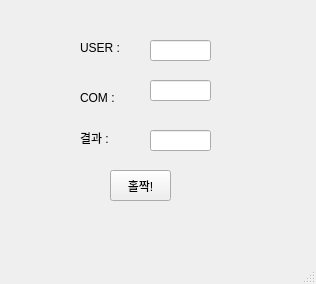
<?xml version="1.0" encoding="UTF-8"?>
<ui version="4.0">
 <class>MainWindow</class>
 <widget class="QMainWindow" name="MainWindow">
  <property name="geometry">
   <rect>
    <x>0</x>
    <y>0</y>
    <width>316</width>
    <height>284</height>
   </rect>
  </property>
  <property name="windowTitle">
   <string>MainWindow</string>
  </property>
  <widget class="QWidget" name="centralwidget">
   <widget class="QPushButton" name="pb">
    <property name="geometry">
     <rect>
      <x>110</x>
      <y>170</y>
      <width>61</width>
      <height>31</height>
     </rect>
    </property>
    <property name="text">
     <string>홀짝!</string>
    </property>
   </widget>
   <widget class="QLineEdit" name="leUser">
    <property name="geometry">
     <rect>
      <x>150</x>
      <y>40</y>
      <width>61</width>
      <height>21</height>
     </rect>
    </property>
    <property name="text">
     <string/>
    </property>
   </widget>
   <widget class="QLabel" name="label">
    <property name="geometry">
     <rect>
      <x>80</x>
      <y>40</y>
      <width>71</width>
      <height>16</height>
     </rect>
    </property>
    <property name="text">
     <string>USER : </string>
    </property>
   </widget>
   <widget class="QLineEdit" name="leCom">
    <property name="geometry">
     <rect>
      <x>150</x>
      <y>80</y>
      <width>61</width>
      <height>21</height>
     </rect>
    </property>
    <property name="text">
     <string/>
    </property>
   </widget>
   <widget class="QLineEdit" name="leResult">
    <property name="geometry">
     <rect>
      <x>150</x>
      <y>130</y>
      <width>61</width>
      <height>21</height>
     </rect>
    </property>
   </widget>
   <widget class="QLabel" name="label_2">
    <property name="geometry">
     <rect>
      <x>80</x>
      <y>90</y>
      <width>71</width>
      <height>16</height>
     </rect>
    </property>
    <property name="text">
     <string>COM :</string>
    </property>
   </widget>
   <widget class="QLabel" name="label_3">
    <property name="geometry">
     <rect>
      <x>80</x>
      <y>130</y>
      <width>71</width>
      <height>16</height>
     </rect>
    </property>
    <property name="text">
     <string>결과 :</string>
    </property>
   </widget>
  </widget>
  <widget class="QMenuBar" name="menubar">
   <property name="geometry">
    <rect>
     <x>0</x>
     <y>0</y>
     <width>316</width>
     <height>21</height>
    </rect>
   </property>
  </widget>
  <widget class="QStatusBar" name="statusbar"/>
 </widget>
 <resources/>
 <connections/>
</ui>
